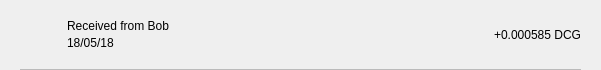
<?xml version="1.0" encoding="UTF-8"?>
<ui version="4.0">
 <class>TxRow</class>
 <widget class="QWidget" name="TxRow">
  <property name="geometry">
   <rect>
    <x>0</x>
    <y>0</y>
    <width>601</width>
    <height>70</height>
   </rect>
  </property>
  <property name="minimumSize">
   <size>
    <width>0</width>
    <height>40</height>
   </size>
  </property>
  <property name="windowTitle">
   <string>Form</string>
  </property>
  <layout class="QVBoxLayout" name="verticalLayout_3">
   <property name="spacing">
    <number>0</number>
   </property>
   <property name="leftMargin">
    <number>0</number>
   </property>
   <property name="topMargin">
    <number>0</number>
   </property>
   <property name="rightMargin">
    <number>0</number>
   </property>
   <property name="bottomMargin">
    <number>0</number>
   </property>
   <item>
    <widget class="QWidget" name="rowContainer" native="true">
     <layout class="QVBoxLayout" name="verticalLayout_2">
      <property name="spacing">
       <number>9</number>
      </property>
      <property name="leftMargin">
       <number>20</number>
      </property>
      <property name="topMargin">
       <number>9</number>
      </property>
      <property name="rightMargin">
       <number>20</number>
      </property>
      <property name="bottomMargin">
       <number>0</number>
      </property>
      <item>
       <widget class="QFrame" name="frame">
        <property name="styleSheet">
         <string notr="true">border:none;</string>
        </property>
        <property name="frameShape">
         <enum>QFrame::StyledPanel</enum>
        </property>
        <property name="frameShadow">
         <enum>QFrame::Raised</enum>
        </property>
        <layout class="QHBoxLayout" name="horizontalLayout" stretch="0,2,0">
         <property name="leftMargin">
          <number>0</number>
         </property>
         <property name="topMargin">
          <number>0</number>
         </property>
         <property name="rightMargin">
          <number>0</number>
         </property>
         <property name="bottomMargin">
          <number>0</number>
         </property>
         <item>
          <widget class="QPushButton" name="icon">
           <property name="focusPolicy">
            <enum>Qt::NoFocus</enum>
           </property>
           <property name="styleSheet">
            <string notr="true">border:none;</string>
           </property>
           <property name="text">
            <string/>
           </property>
           <property name="iconSize">
            <size>
             <width>28</width>
             <height>28</height>
            </size>
           </property>
          </widget>
         </item>
         <item>
          <layout class="QVBoxLayout" name="verticalLayout">
           <property name="spacing">
            <number>3</number>
           </property>
           <property name="leftMargin">
            <number>9</number>
           </property>
           <item>
            <widget class="QLabel" name="lblAddress">
             <property name="styleSheet">
              <string notr="true"/>
             </property>
             <property name="text">
              <string>Received from Bob</string>
             </property>
             <property name="alignment">
              <set>Qt::AlignBottom|Qt::AlignLeading|Qt::AlignLeft</set>
             </property>
            </widget>
           </item>
           <item>
            <widget class="QLabel" name="lblDate">
             <property name="styleSheet">
              <string notr="true"/>
             </property>
             <property name="text">
              <string>18/05/18</string>
             </property>
             <property name="alignment">
              <set>Qt::AlignLeading|Qt::AlignLeft|Qt::AlignTop</set>
             </property>
            </widget>
           </item>
          </layout>
         </item>
         <item>
          <widget class="QLabel" name="lblAmount">
           <property name="styleSheet">
            <string notr="true"/>
           </property>
           <property name="text">
            <string>+0.000585 DCG</string>
           </property>
          </widget>
         </item>
        </layout>
       </widget>
      </item>
      <item>
       <widget class="QLabel" name="lblDivisory">
        <property name="minimumSize">
         <size>
          <width>0</width>
          <height>1</height>
         </size>
        </property>
        <property name="maximumSize">
         <size>
          <width>16777215</width>
          <height>1</height>
         </size>
        </property>
        <property name="styleSheet">
         <string notr="true">background-color:#bababa;</string>
        </property>
        <property name="text">
         <string/>
        </property>
        <property name="alignment">
         <set>Qt::AlignBottom|Qt::AlignLeading|Qt::AlignLeft</set>
        </property>
       </widget>
      </item>
     </layout>
    </widget>
   </item>
  </layout>
 </widget>
 <resources/>
 <connections/>
</ui>
